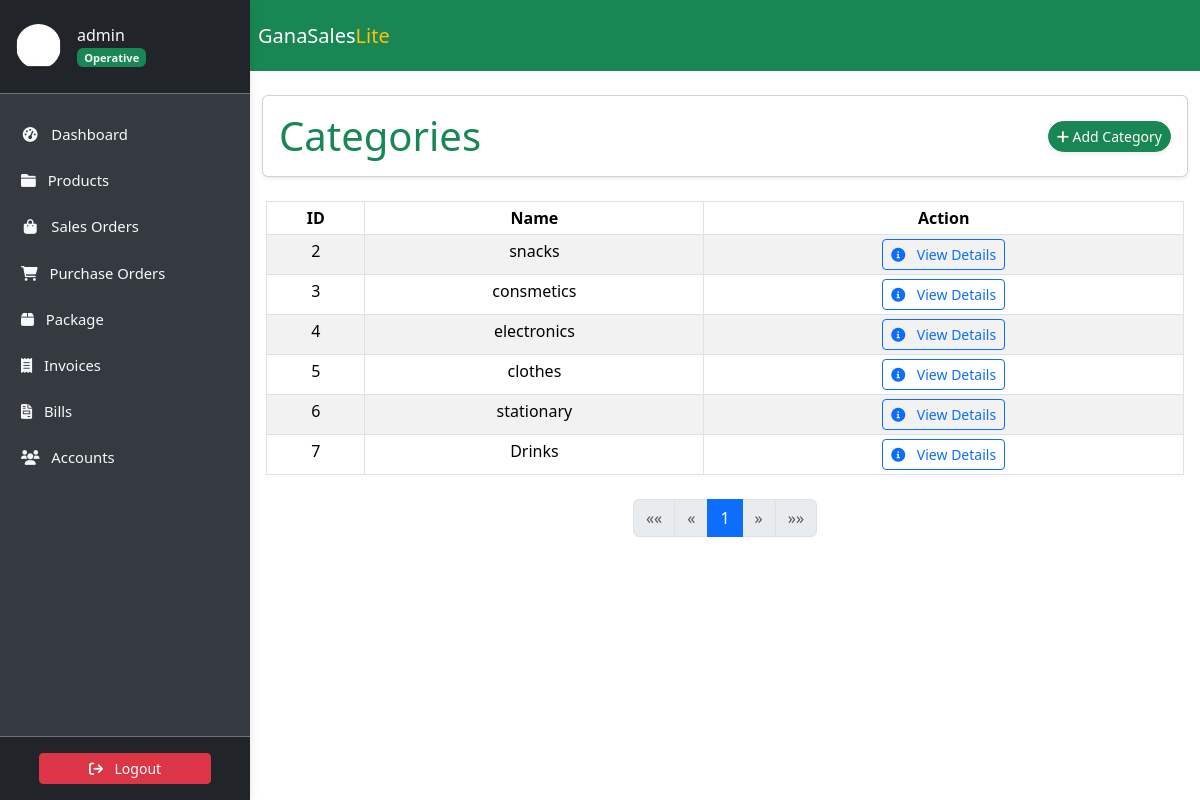
Page /categories/ (signed in) on the committed database.
### accounts/models.py (models this page shows, shortened)
class Profile(models.Model):
    user = models.OneToOneField(
        User, on_delete=models.CASCADE, verbose_name='User'
    )
    slug = AutoSlugField(
        unique=True,
        verbose_name='Account ID',
        populate_from='email'
    )
    profile_picture = ProcessedImageField(
        default='profile_pics/default.jpg',
        upload_to='profile_pics',
        format='JPEG',
        processors=[ResizeToFill(150, 150)],
        options={'quality': 100}
    )
    telephone = PhoneNumberField(
        null=True, blank=True, verbose_name='Telephone'
    )
    email = models.EmailField(
        max_length=150, blank=True, null=True, verbose_name='Email'
    )
    first_name = models.CharField(
        max_length=30, blank=True, verbose_name='First Name'
    )
    last_name = models.CharField(
        max_length=30, blank=True, verbose_name='Last Name'
    )
    status = models.CharField(
        choices=STATUS_CHOICES,
        max_length=12,
        default='INA',
        verbose_name='Status'
    )
    role = models.CharField(
        choices=ROLE_CHOICES,
        max_length=12,
        blank=True,
        null=True,
        verbose_name='Role'
    )
    class Meta:
        ordering = ['slug']
        verbose_name = 'Profile'
        verbose_name_plural = 'Profiles'

### store/models.py (models this page shows, shortened)
class Category(models.Model):
    name = models.CharField(max_length=50)
    slug = AutoSlugField(unique=True, populate_from='name')
    class Meta:
        verbose_name_plural = 'Categories'

### store/views.py (the view)
class CategoryListView(LoginRequiredMixin, ListView):
    model = Category
    template_name = 'store/category_list.html'
    context_object_name = 'categories'
    paginate_by = 10
    login_url = 'login' # This is usually set in settings.LOGIN_URL

### store/templates/store/category_list.html (shortened to what this page needs)
{% extends 'store/base.html' %}
{% block content %}
<div class="container my-4">
    <div class="card shadow-sm rounded p-3">
        <div class="row align-items-center">
            <div class="col-md-6">
                <h4 class="display-6 mb-0 text-success">Categories</h4>
            </div>
            <div class="col-md-6 d-flex justify-content-end gap-2">
                <a class="btn btn-success btn-sm rounded-pill shadow-sm" href="{% url 'category-create' %}">
                    <i class="fa-solid fa-plus"></i> Add Category
                </a>
            </div>
        </div>
    </div>
</div>
<div class="container px-3">
    <table class="table table-sm table-striped table-bordered">
        <thead class="thead-light">
            <tr>
                <th>ID</th>
                <th>Name</th>
                <th>Action</th>
            </tr>
        </thead>
        <tbody>
            {% for category in page_obj %}
            <tr>
                <td>{{ category.pk }}</td>
                <td>{{ category.name }}</td>
                <td>
                    <a href="{% url 'category-detail' category.pk %}" class="btn btn-outline-primary btn-sm">
                        <i class="fa-solid fa-info-circle me-2"></i> View Details
                    </a>
                </td>
            </tr>
            {% endfor %}
        </tbody>
    </table>
    <div class="d-flex justify-content-center mt-4">
        <nav aria-label="Page navigation">
            <ul class="pagination">
                {% if page_obj.has_previous %}
                <li class="page-item">
                    <a class="page-link" href="?page=1" aria-label="First">
                        <span aria-hidden="true">&laquo;&laquo;</span>
                    </a>
                </li>
                <li class="page-item">
                    <a class="page-link" href="?page={{ page_obj.previous_page_number }}" aria-label="Previous">
                        <span aria-hidden="true">&laquo;</span>
                    </a>
                </li>
                {% else %}
                <li class="page-item disabled">
                    <a class="page-link" aria-label="First">
                        <span aria-hidden="true">&laquo;&laquo;</span>
                    </a>
                </li>
                <li class="page-item disabled">
                    <a class="page-link" aria-label="Previous">
                        <span aria-hidden="true">&laquo;</span>
                    </a>
                </li>
                {% endif %}
                {% for num in page_obj.paginator.page_range %}
                {% if page_obj.number == num %}
                <li class="page-item active"><a class="page-link">{{ num }}</a></li>
                {% elif num > page_obj.number|add:'-3' and num < page_obj.number|add:'3' %}
                <li class="page-item"><a class="page-link" href="?page={{ num }}">{{ num }}</a></li>
                {% endif %}
                {% endfor %}
                {% if page_obj.has_next %}
                <li class="page-item">
                    <a class="page-link" href="?page={{ page_obj.next_page_number }}" aria-label="Next">
                        <span aria-hidden="true">&raquo;</span>
                    </a>
                </li>
                <li class="page-item">
                    <a class="page-link" href="?page={{ page_obj.paginator.num_pages }}" aria-label="Last">
                        <span aria-hidden="true">&raquo;&raquo;</span>
                    </a>
                </li>
                {% else %}
                <li class="page-item disabled">
                    <a class="page-link" aria-label="Next">
                        <span aria-hidden="true">&raquo;</span>
                    </a>
                </li>
                <li class="page-item disabled">
                    <a class="page-link" aria-label="Last">
                        <span aria-hidden="true">&raquo;&raquo;</span>
                    </a>
                </li>
                {% endif %}
            </ul>
        </nav>
    </div>
</div>
{% endblock %}

### store/templates/store/sidebar.html (shortened to what this page needs)
<link href="https://cdn.jsdelivr.net/npm/bootstrap@5.3.3/dist/css/bootstrap.min.css" rel="stylesheet">
<link href="https://cdnjs.cloudflare.com/ajax/libs/font-awesome/6.0.0-beta3/css/all.min.css" rel="stylesheet">
<aside class="sidebar" id="show-side-navigation1">
    <div class="sidebar-header d-flex align-items-center px-3 py-4 border-bottom border-secondary">
        <a href="{% url 'user-profile' %}" class="d-flex align-items-center text-decoration-none text-light">
            <img class="rounded-circle img-fluid" id="sidebar-img" width="45" src="{{ request.user.profile.profile_picture.url }}" alt="Profile Picture" />
            <div class="ms-3">
                <h5 class="fs-6 mb-0">
                    {{ request.user.username }}{% if request.user.profile.role == 'AD' %} <i class="fa-solid fa-circle-check text-success"></i>{% endif %}
                </h5>
                <span class="badge bg-success text-light">
                    {% if request.user.profile.role == 'AD' %}
                        Admin
                    {% elif request.user.profile.role == 'EX' %}
                        Executive
                    {% else %}
                        Operative
                    {% endif %}
                </span>
            </div>
        </a>
    </div>
    <div class="nav-container">
        <ul class="nav flex-column mt-3">
            <li class="nav-item mb-2">
                <a class="nav-link text-light {% if request.resolver_match.url_name == 'dashboard' %}active{% endif %}" href="{% url 'dashboard' %}">
                    <i class="fa fa-tachometer-alt fa-fw me-2"></i> Dashboard
                </a>
            </li>
            <li class="nav-item mb-2 dropdown">
                <a class="nav-link text-light {% if request.resolver_match.url_name == 'productslist' %}active{% endif %}" href="#" id="productsDropdown" role="button">
                    <i class="fa fa-folder me-2"></i> Products
                </a>
            </li>
            <li class="nav-item mb-2">
                <a class="nav-link text-light {% if request.resolver_match.url_name == 'saleslist' %}active{% endif %}" href="{% url 'saleslist' %}">
                    <i class="fa fa-shopping-bag fa-fw me-2"></i> Sales Orders
                </a>
            </li>
            <li class="nav-item mb-2">
                <a class="nav-link text-light {% if request.resolver_match.url_name == 'purchaseslist' %}active{% endif %}" href="{% url 'purchaseslist' %}">
                    <i class="fa fa-shopping-cart me-2"></i> Purchase Orders
                </a>
            </li>
            <li class="nav-item mb-2">
                <a class="nav-link text-light {% if request.resolver_match.url_name == 'deliveries' %}active{% endif %}" href="{% url 'deliveries' %}">
                    <i class="fa-solid fa-box me-2"></i> Package
                </a>
            </li>
            <li class="nav-item mb-2">
                <a class="nav-link text-light {% if request.resolver_match.url_name == 'invoicelist' %}active{% endif %}" href="{% url 'invoicelist' %}">
                    <i class="fa-solid fa-receipt me-2"></i> Invoices
                </a>
            </li>
            <li class="nav-item mb-2">
                <a class="nav-link text-light {% if request.resolver_match.url_name == 'bill_list' %}active{% endif %}" href="{% url 'bill_list' %}">
                    <i class="fa-solid fa-file-invoice me-2"></i> Bills
                </a>
            </li>
            <li class="nav-item mb-2 dropdown">
                <a class="nav-link text-light " href="#" id="accountsDropdown" role="button">
                    <i class="fa fa-users me-2"></i> Accounts
                </a>
            </li>
        </ul>
    </div>
    <div class="sidebar-footer position-relative w-100 text-center py-3 bg-dark border-top border-secondary mt-auto">
        <form method="post" action="{% url 'user-logout' %}">
            <button type="submit" class="btn btn-danger btn-sm w-75">
                <i class="fa fa-sign-out me-2"></i> Logout
            </button>
        </form>
    </div>
</aside>

### static/css/style.css (style rules this page uses)
:root { --dk-gray-100: #f3f4f6; --dk-gray-200: #e5e7eb; --dk-gray-300: #d1d5db; --dk-gray-400: #9ca3af; --dk-gray-500: #6b7280; --dk-gray-600: #4b5563; --dk-gray-700: #374151; --dk-gray-800: #1f2937; --dk-gray-900: #111827; --dk-dark-bg: #313348; --dk-darker-bg: #2a2b3d; --navbar-bg-color: #6f6486; --sidebar-bg-color: #252636; --sidebar-width: 250px; --sidebar-expanded-width: 230px; --sidebar-collapsed-width: 100px; --sidebar-header-bg: #212529; --nav-link-color: #adb5bd; --nav-link-active-bg: #495057; --dropdown-menu-bg: #495057; --dropdown-item-color: #adb5bd; --dropdown-item-active-bg: #6c757d; --sidebar-separator-bg: #4caf50; --logo-separator-height: 60px; --sidebar-item-height: 50px; --submenu-item-height: 45px; }
* { margin: 0; padding: 0; box-sizing: border-box; }
body { font-family: "Inter", sans-serif; background-color: #fff; overflow-x: hidden; }
a { text-decoration: none; }
.sidebar { font-size: 0.925rem; background-color: var(--sidebar-bg-color); width: var(--sidebar-width); transition: all 0.3s ease-in-out; z-index: 9999999; box-shadow: 0 0 10px rgba(0, 0, 0, 0.1); }
.sidebar .sidebar-header { background-color: var(--sidebar-header-bg); border-bottom: 1px solid #2a2b3c; padding: 15px; }
.sidebar ul > li > a { color: var(--dk-gray-400); text-decoration: none; }
.card { transition: transform 0.2s; margin-bottom: 15px; }

### store/templates/store/sidebar.html (style rules this page uses)
.sidebar { width: 250px; background-color: #343a40; color: #fff; position: fixed; top: 0; bottom: 0; display: flex; flex-direction: column; z-index: 1030; transition: transform 0.3s ease; }
.sidebar-header { background-color: #212529; }
.nav-container { flex: 1; overflow-y: auto; padding: 5px; }
.nav-link { color: #adb5bd; padding: 0.5rem 1rem; }
.sidebar-footer { background-color: #212529; text-align: center; padding: 10px; }

### store/templates/store/category_list.html (style rules this page uses)
.table th, .table td { text-align: center; }

### rows in the picture
Category: pk "2", name "snacks"
Category: pk "3", name "consmetics"
Category: pk "4", name "electronics"
Category: pk "5", name "clothes"
Category: pk "6", name "stationary"
Category: pk "7", name "Drinks"

### other values in the picture
{{ request.user.username }} "admin"
{{ num }} "1"
